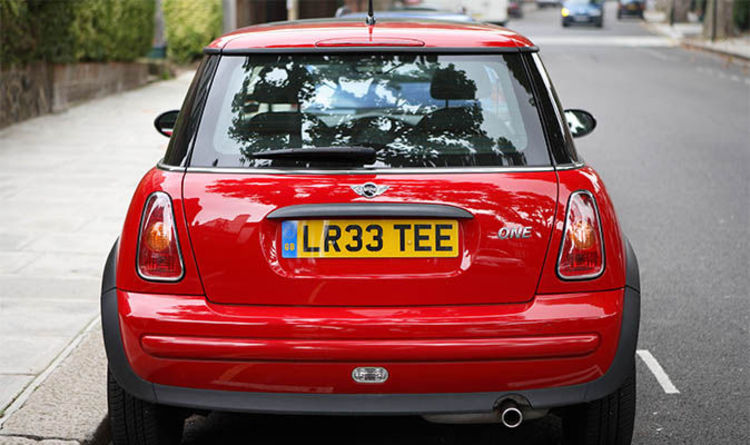
#> input picture images/car_2.jpg, 750 x 445 px, found by its file name
$ jupyter execute --allow-errors 'License Plate Detection.ipynb'   (shell and % lines are left out)   (text cells are left out)
#> lines starting #> are read from the running program, lines starting #| are printed output that depends on the picture; pictures that were not available may be replaced by others from this repository, and a replacement may not be noted
[cell 1]
import pytesseract
import numpy as np
import matplotlib.pyplot as plt
from PIL import Image
import random
import os
import cv2
import time

[cell 2]
%cd ..
from google.colab import drive
drive.mount('/content/gdrive')

[cell 3]
#reading test image
image_BGR = cv2.imread('/content/car_2.jpg')
#> image_BGR is the input picture: shape (445, 750, 3); mean B, G, R 99.5, 101.7, 142

print('Image shape:', image_BGR.shape)
#| Image shape: (445, 750, 3)

h, w = image_BGR.shape[:2]
#> h = 445; w = 750

print('Image height={0} and width={1}'.format(h, w))
#| Image height=445 and width=750

[cell 4]
#creating blob from image
blob = cv2.dnn.blobFromImage(image_BGR, 1 / 255.0, (416, 416),
                             swapRB=True, crop=False)

print('Image shape:', image_BGR.shape)
#| Image shape: (445, 750, 3)
print('Blob shape:', blob.shape)
#| Blob shape: (1, 3, 416, 416)

[cell 5]
#reading class names from coco.names
with open('/content/coco.names') as f:
#> (reads Training Files/coco.names from the repository)
    labels = [line.strip() for line in f]

print('List with labels names:')
print(labels)

#> (a cell that did not finish here is left out)

#> (a cell that did not finish here is left out)

#> (a cell that did not finish here is left out)

[cell 9]
#set probability minimum value
probability_minimum = 0.5
#set threshold value
threshold = 0.3
#select random colors for different objects
colours = np.random.randint(0, 255, size=(len(labels), 3), dtype='uint8')

[cell 10]
#test
plt.imshow(image_BGR)
plt.title('Test Image with Bounding Box Prediction')

#> (a cell that did not finish here is left out)

[cell 12]
#test
plt.imshow(image_BGR)
plt.title('Test Image with Bounding Box Prediction')

[cell 13]
#save cropped images
%cd /content/
def get_cropped_images(image_BGR_1):
    counter = 1
    if len(results) > 0:
        for i in results.flatten():

            print('Object {0}: {1}'.format(counter, labels[int(class_numbers[i])]))

            counter += 1

            x_min, y_min = bounding_boxes[i][0], bounding_boxes[i][1]
            box_width, box_height = bounding_boxes[i][2], bounding_boxes[i][3]

            if counter==2:
                path=os.getcwd()
                os.makedirs(path+str('//crop'))
                os.chdir(path+str('//crop//'))
            else:
                pass

            crop_image=image_BGR_1[y_min:y_min+box_height,x_min:x_min+box_width]
            class_=str(labels[int(class_numbers[i])])
            rand=str(random.randint(0,1400000))
            name=class_+'_'+rand+'.jpg'
            print(name)
            plt.imsave(name, crop_image)

#> (the rest of this cell did not finish here and is left out)

[cell 14]
%cd /content/crop/
image=cv2.imread('Vehicle registration plate_124548.jpg',1)
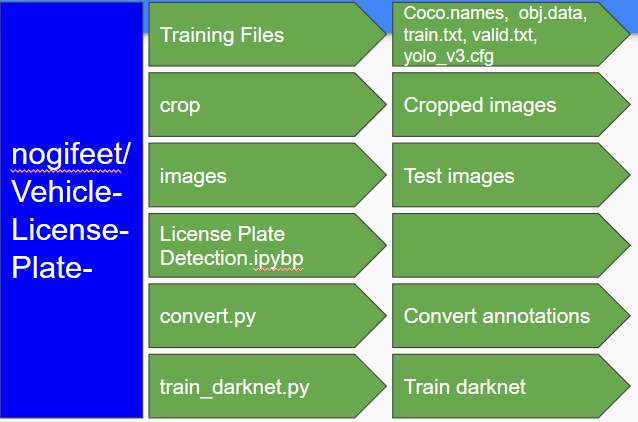
#> input picture images/Capture.PNG, 638 x 422 px, given in place of Vehicle registration plate_124548.jpg, which was not available
#> image is the input picture: shape (422, 638, 3); mean B, G, R 145.5, 143.8, 107.2
gray = cv2.cvtColor(image, cv2.COLOR_BGR2GRAY)
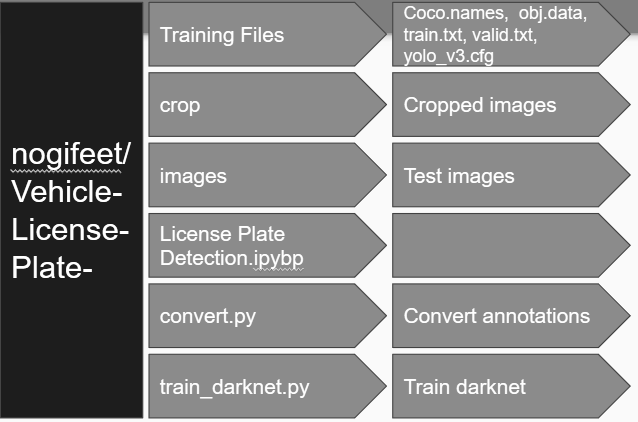
#> gray: shape (422, 638); min 29, max 255, mean 132.9
plt.imsave('processed_image.jpg',gray)
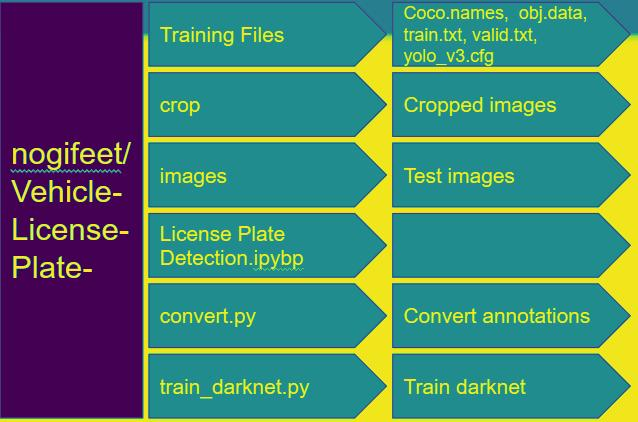
#> saved as processed_image.jpg: shape (422, 638, 3); mean R, G, B 72.7, 124.6, 111.7
plt.imshow(gray)
